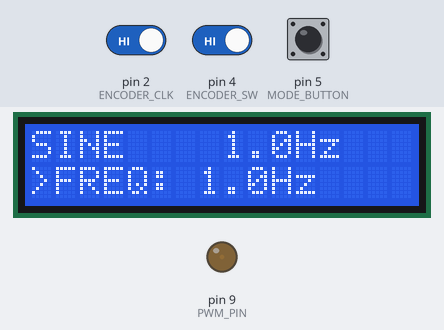
Recording of a sketch running on a simulated Arduino Uno, built with avr-gcc and run on an emulated ATmega328P. Parts: 16×2 character LCD, output pins drawn as LEDs (lit = HIGH). The test bench sets the inputs (shaded band); at power-on: pin 5 (MODE_BUTTON) HIGH, pin 4 (ENCODER_SW) HIGH, pin 2 (ENCODER_CLK) HIGH.

Above: at 3.37 s.
3.4 s: pin 5 (MODE_BUTTON) pulled LOW for 0.15 s
At 4.0 s:
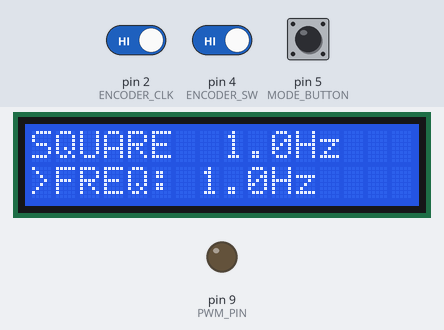
6.2 s: pin 5 (MODE_BUTTON) pulled LOW for 1 s
At 6.37 s:
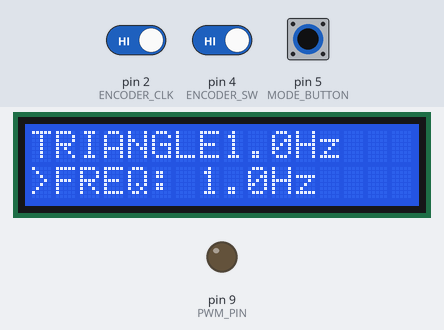
7.8 s: pin 4 (ENCODER_SW) driven LOW
At 8.17 s:
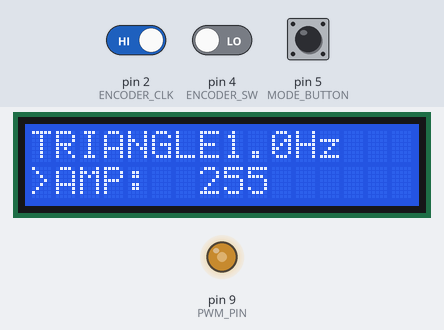
10.4 s: pin 5 (MODE_BUTTON) pulled LOW for 0.15 s
At 10.58 s:
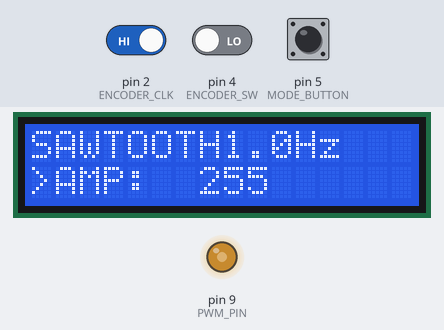
11.1 s: pin 5 (MODE_BUTTON) pulled LOW for 3.2 s
At 11.35 s:
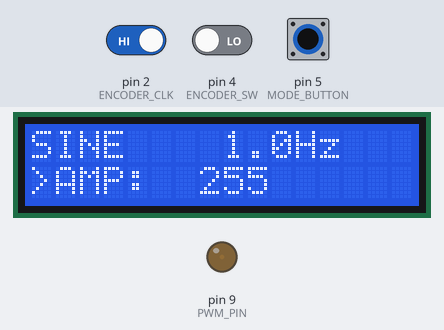
14.9 s: pin 5 (MODE_BUTTON) pulled LOW for 0.15 s
At 16.4 s:
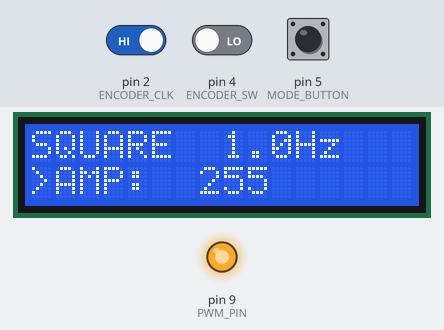
Timing chart, 0 to 17.9 s (numbered marks = the images above; inputs shaded):
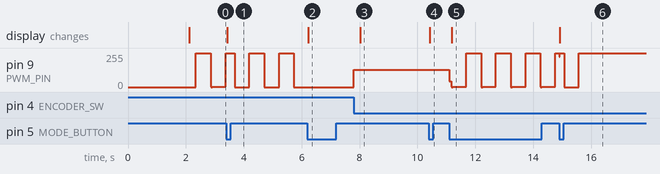

Measured:
- after the input at 3.4 s, the display: changes at once (image 1)
- after the input at 6.2 s, the display: changes at once (image 2)
- after the input at 7.8 s, pin 9 (PWM_PIN): stays 130/255 (without the input it goes to 58/255 after 2.4 s); the display: changes after 0.23 s (image 3)
- after the input at 10.4 s, pin 9 (PWM_PIN): 130/255 → 42/255 after 0.70 s; the display: changes at once (image 4)
- after the input at 11.1 s, the display: changes after 0.09 s (image 5)
- after the input at 14.9 s, the display: changes at once (image 6)
- by itself, pin 9 (PWM_PIN): repeats every 1.0 s: 0/255 0.51 s, 254/255 0.51 s

The sketch:

Arduino_Nano_PWM_Function_Generator.ino
```cpp
#include <LiquidCrystal_I2C.h>
#include <math.h>

// LCD setup (I2C address 0x27, 16x2)
LiquidCrystal_I2C lcd(0x27, 16, 2);

// Pin definitions
#define PWM_PIN 9           // PWM output pin
#define ENCODER_CLK 2       // Rotary encoder CLK
#define ENCODER_DT 3        // Rotary encoder DT
#define ENCODER_SW 4        // Rotary encoder button
#define MODE_BUTTON 5       // Mode change button

// Waveform types
enum WaveType {
  SINE,
  SQUARE,
  TRIANGLE,
  SAWTOOTH
};

// Global variables
WaveType currentWave = SINE;
volatile int encoderPos = 0;
volatile bool encoderChanged = false;
int lastCLK = HIGH;
bool lastButtonState = HIGH;
bool lastModeButtonState = HIGH;
unsigned long lastDebounceTime = 0;
unsigned long lastModeDebounceTime = 0;
const unsigned long debounceDelay = 50;

// Waveform parameters
float frequency = 1.0;      // Hz
int amplitude = 255;        // PWM amplitude (0-255)
int offset = 127;           // DC offset
int phase = 0;              // Phase shift

// Menu system
enum MenuState {
  FREQ_MENU,
  AMP_MENU,
  OFFSET_MENU,
  PHASE_MENU
};

MenuState currentMenu = FREQ_MENU;
const char* waveNames[] = {"SINE", "SQUARE", "TRIANGLE", "SAWTOOTH"};
const char* menuNames[] = {"FREQ", "AMP", "OFFSET", "PHASE"};

// Timing variables
unsigned long lastUpdate = 0;
float timeStep = 0;
const float sampleRate = 1000.0; // 1kHz sampling rate

void setup() {
  Serial.begin(9600);

  // Initialize LCD
  lcd.begin();
  lcd.backlight();
  lcd.setCursor(0, 0);
  lcd.print("Function Gen v1.0");
  lcd.setCursor(0, 1);
  lcd.print("Initializing...");
  delay(2000);

  // Setup pins
  pinMode(PWM_PIN, OUTPUT);
  pinMode(ENCODER_CLK, INPUT_PULLUP);
  pinMode(ENCODER_DT, INPUT_PULLUP);
  pinMode(ENCODER_SW, INPUT_PULLUP);
  pinMode(MODE_BUTTON, INPUT_PULLUP);

  // Setup interrupts for encoder
  attachInterrupt(digitalPinToInterrupt(ENCODER_CLK), encoderISR, CHANGE);

  // Setup Timer1 for precise PWM generation
  setupTimer1();

  updateDisplay();
}

void loop() {
  handleEncoder();
  handleButtons();
  generateWaveform();

  if (encoderChanged) {
    updateParameters();
    updateDisplay();
    encoderChanged = false;
  }
}

void encoderISR() {
  int CLK = digitalRead(ENCODER_CLK);
  int DT = digitalRead(ENCODER_DT);

  if (CLK != lastCLK) {
    if (DT != CLK) {
      encoderPos++;
    } else {
      encoderPos--;
    }
    encoderChanged = true;
  }
  lastCLK = CLK;
}

void handleEncoder() {
  // Handle encoder button press (parameter selection)
  bool encoderButton = digitalRead(ENCODER_SW);
  if (encoderButton != lastButtonState) {
    if (millis() - lastDebounceTime > debounceDelay) {
      if (encoderButton == LOW) {
        // Cycle through menu options
        currentMenu = (MenuState)((currentMenu + 1) % 4);
        updateDisplay();
      }
      lastDebounceTime = millis();
    }
  }
  lastButtonState = encoderButton;
}

void handleButtons() {
  // Handle mode button press (waveform type)
  bool modeButton = digitalRead(MODE_BUTTON);
  if (modeButton != lastModeButtonState) {
    if (millis() - lastModeDebounceTime > debounceDelay) {
      if (modeButton == LOW) {
        // Cycle through waveform types
        currentWave = (WaveType)((currentWave + 1) % 4);
        updateDisplay();
      }
      lastModeDebounceTime = millis();
    }
  }
  lastModeButtonState = modeButton;
}

void updateParameters() {
  switch (currentMenu) {
    case FREQ_MENU:
      frequency += encoderPos * 0.1;
      if (frequency < 0.1) frequency = 0.1;
      if (frequency > 100.0) frequency = 100.0;
      break;

    case AMP_MENU:
      amplitude += encoderPos * 5;
      if (amplitude < 0) amplitude = 0;
      if (amplitude > 255) amplitude = 255;
      break;

    case OFFSET_MENU:
      offset += encoderPos * 5;
      if (offset < 0) offset = 0;
      if (offset > 255) offset = 255;
      break;

    case PHASE_MENU:
      phase += encoderPos * 5;
      if (phase < 0) phase = 0;
      if (phase > 360) phase = 360;
      break;
  }
  encoderPos = 0;
}

void generateWaveform() {
  if (millis() - lastUpdate >= (1000.0 / sampleRate)) {
    int pwmValue = 0;
    float t = timeStep;
    float omega = 2 * PI * frequency;
    float phaseRad = phase * PI / 180.0;

    switch (currentWave) {
      case SINE:
        pwmValue = offset + (amplitude/2) * sin(omega * t + phaseRad);
        break;

      case SQUARE:
        pwmValue = offset + (sin(omega * t + phaseRad) >= 0 ? amplitude/2 : -amplitude/2);
        break;

      case TRIANGLE:
        {
          float triWave = (2.0/PI) * asin(sin(omega * t + phaseRad));
          pwmValue = offset + (amplitude/2) * triWave;
        }
        break;

      case SAWTOOTH:
        {
          float sawWave = 2 * (omega * t + phaseRad)/(2*PI) - floor(2 * (omega * t + phaseRad)/(2*PI)) - 1;
          pwmValue = offset + (amplitude/2) * sawWave;
        }
        break;
    }

    // Constrain PWM value
    pwmValue = constrain(pwmValue, 0, 255);
    analogWrite(PWM_PIN, pwmValue);

    timeStep += 1.0 / sampleRate;
    lastUpdate = millis();
  }
}

void setupTimer1() {
  // Setup Timer1 for higher frequency PWM
  // This provides better resolution for waveform generation
  TCCR1A = _BV(COM1A1) | _BV(WGM11);
  TCCR1B = _BV(WGM13) | _BV(CS10);
  ICR1 = 255; // 8-bit resolution
}

void updateDisplay() {
  lcd.clear();

  // First line: Waveform type and frequency
  lcd.setCursor(0, 0);
  lcd.print(waveNames[currentWave]);
  lcd.setCursor(8, 0);
  lcd.print(frequency, 1);
  lcd.print("Hz");

  // Second line: Current parameter and value
  lcd.setCursor(0, 1);
  lcd.print(">");
  lcd.print(menuNames[currentMenu]);
  lcd.print(":");

  switch (currentMenu) {
    case FREQ_MENU:
      lcd.setCursor(7, 1);
      lcd.print(frequency, 1);
      lcd.print("Hz");
      break;

    case AMP_MENU:
      lcd.setCursor(7, 1);
      lcd.print(amplitude);
      break;

    case OFFSET_MENU:
      lcd.setCursor(7, 1);
      lcd.print(offset);
      break;

    case PHASE_MENU:
      lcd.setCursor(7, 1);
      lcd.print(phase);
      lcd.print("°");
      break;
  }
}

// Additional utility functions for advanced features
void savePreset(int presetNumber) {
  // Could be extended to save parameters to EEPROM
  Serial.print("Saving preset ");
  Serial.println(presetNumber);
}

void loadPreset(int presetNumber) {
  // Could be extended to load parameters from EEPROM
  Serial.print("Loading preset ");
  Serial.println(presetNumber);
}

// Function to output current parameters via Serial
void printStatus() {
  Serial.println("=== Function Generator Status ===");
  Serial.print("Waveform: ");
  Serial.println(waveNames[currentWave]);
  Serial.print("Frequency: ");
  Serial.print(frequency);
  Serial.println(" Hz");
  Serial.print("Amplitude: ");
  Serial.println(amplitude);
  Serial.print("Offset: ");
  Serial.println(offset);
  Serial.print("Phase: ");
  Serial.print(phase);
  Serial.println("°");
  Serial.println("==============================");
}
```
